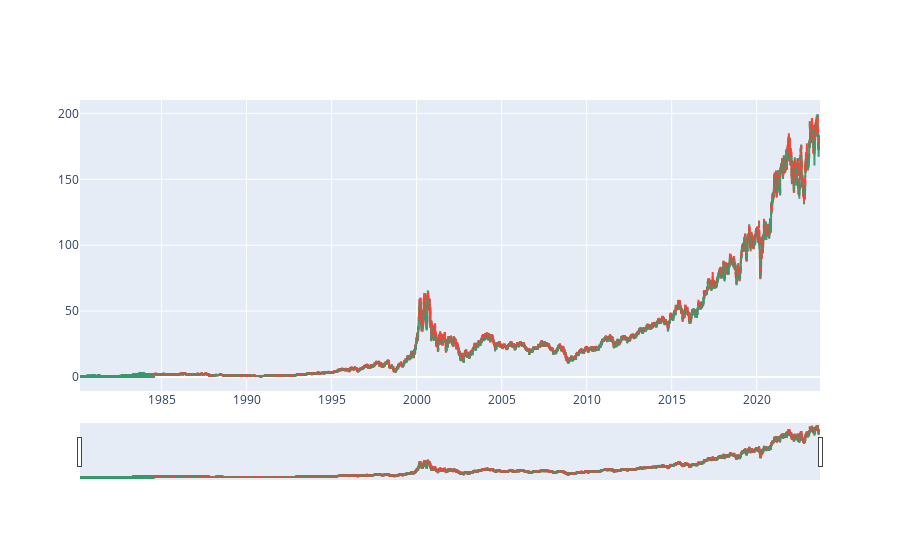

The code cell stored with this chart in its notebook:
### Code cell
plot_candle_stick(df)

### Figure 1 — Plotly figure (JSON) as saved in the notebook; plotly's stock layout.template omitted (floating-point values rounded to 4 significant figures; data arrays with more than 128 entries replaced by an {"elided": "..."} marker saying what was removed)
{"data": [{"close": {"elided": "10972 float values"}, "high": {"elided": "10972 float values"}, "low": {"elided": "10972 float values"}, "open": {"elided": "10972 float values"}, "type": "candlestick", "x": {"elided": "10972 str values"}}], "layout": {}}
